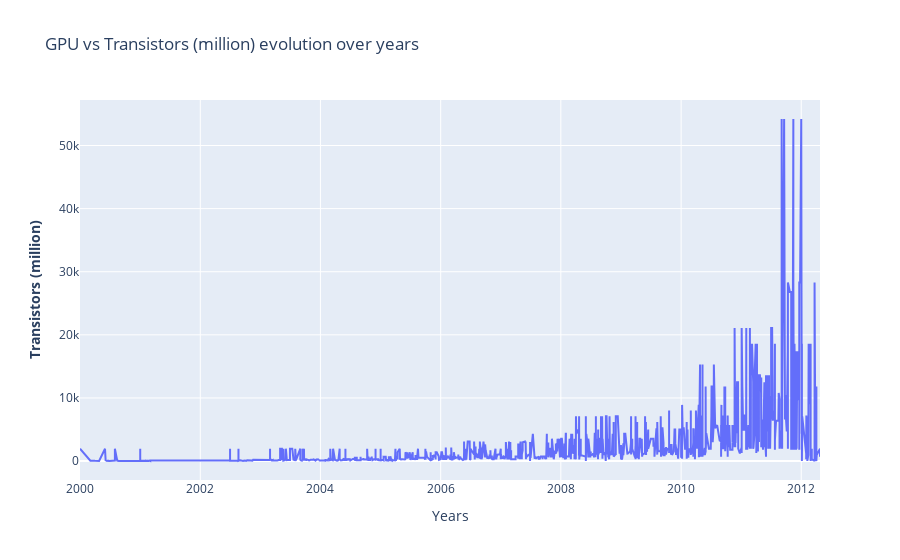
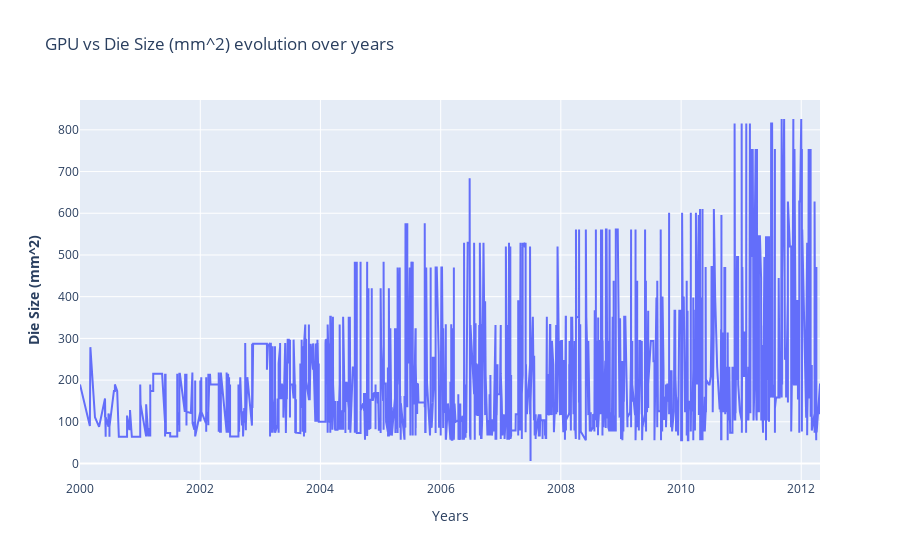

Here is the notebook cell these charts were saved with, in order:
### Markdown cell above
#### GPU

### Code cell
fig_transistors = make_subplots()
fig_die = make_subplots()

# Add traces
fig_transistors.add_trace(
    go.Scatter(x= df_an.index, y=df_gpu["Transistors (million)"] ,name= "GPU")
)
# Add figure title
fig_transistors.update_layout(
    title_text="GPU vs Transistors (million) evolution over years"
)
# Set x-axis title
fig_transistors.update_xaxes(title_text="Years")
# Set y-axes titles
fig_transistors.update_yaxes(title_text="<b>Transistors (million)", secondary_y=False)

# Add traces
fig_die.add_trace(
    go.Scatter(x= df_an.index, y=df_gpu["Die Size (mm^2)"] ,name= "GPU")
)
# Add figure title
fig_die.update_layout(
    title_text="GPU vs Die Size (mm^2) evolution over years"
)
# Set x-axis title
fig_die.update_xaxes(title_text="Years")
# Set y-axes titles
fig_die.update_yaxes(title_text="<b>Die Size (mm^2)", secondary_y=False)

fig_transistors.show()
fig_die.show()

### Figure 1 — Plotly figure (JSON) as saved in the notebook; plotly's stock layout.template omitted (floating-point values rounded to 4 significant figures; data arrays with more than 128 entries replaced by an {"elided": "..."} marker saying what was removed)
{"data": [{"name": "GPU", "type": "scatter", "x": {"elided": "4745 str values"}, "y": {"elided": "2607 float values"}}], "layout": {"title": {"text": "GPU vs Transistors (million) evolution over years"}, "xaxis": {"anchor": "y", "domain": [0, 1], "title": {"text": "Years"}}, "yaxis": {"anchor": "x", "domain": [0, 1], "title": {"text": "<b>Transistors (million)"}}}}

### Figure 2 — Plotly figure (JSON) as saved in the notebook; plotly's stock layout.template omitted (floating-point values rounded to 4 significant figures; data arrays with more than 128 entries replaced by an {"elided": "..."} marker saying what was removed)
{"data": [{"name": "GPU", "type": "scatter", "x": {"elided": "4745 str values"}, "y": {"elided": "2607 float values"}}], "layout": {"title": {"text": "GPU vs Die Size (mm^2) evolution over years"}, "xaxis": {"anchor": "y", "domain": [0, 1], "title": {"text": "Years"}}, "yaxis": {"anchor": "x", "domain": [0, 1], "title": {"text": "<b>Die Size (mm^2)"}}}}
